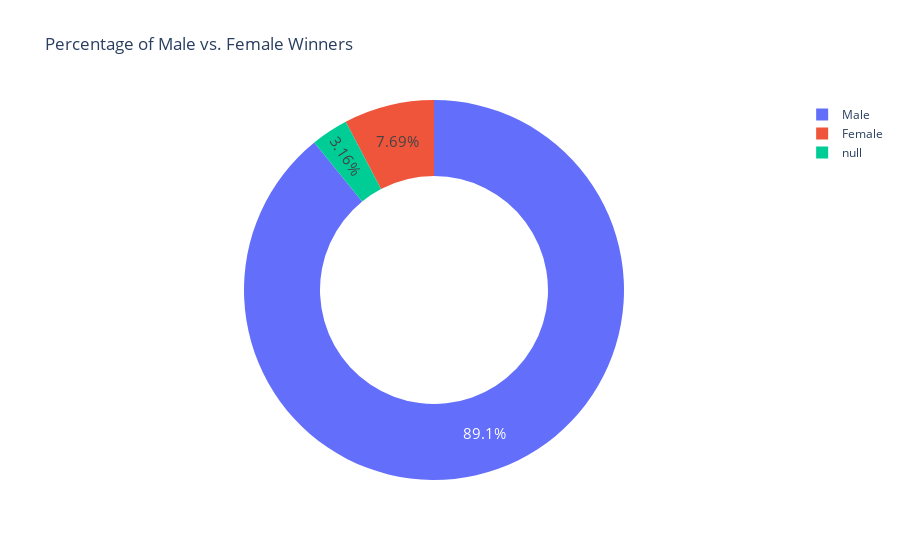

Here is the notebook cell this chart was saved with:
### Markdown cell above
**Challenge**: Create a [donut chart using plotly](https://plotly.com/python/pie-charts/) which shows how many prizes went to men compared to how many prizes went to women. What percentage of all the prizes went to women?

### Code cell
fig = px.pie(labels=df_data.sex, 
    values=df_data.index,
    title='Percentage of Male vs. Female Winners',
    names=df_data.sex,
    hole=0.6)

fig.update_traces(textposition='inside', textfont_size=15, textinfo='percent')


fig.show()

### Figure 1 — Plotly figure (JSON) as saved in the notebook; plotly's stock layout.template omitted (floating-point values rounded to 4 significant figures; data arrays with more than 128 entries replaced by an {"elided": "..."} marker saying what was removed)
{"data": [{"domain": {"x": [0, 1], "y": [0, 1]}, "hole": 0.6, "hovertemplate": "label=%{label}<br>value=%{value}<extra></extra>", "labels": {"elided": "962 str values"}, "legendgroup": "", "name": "", "showlegend": true, "textfont": {"size": 15}, "textinfo": "percent", "textposition": "inside", "type": "pie", "values": {"elided": "962 int values"}}], "layout": {"legend": {"tracegroupgap": 0}, "title": {"text": "Percentage of Male vs. Female Winners"}}}
